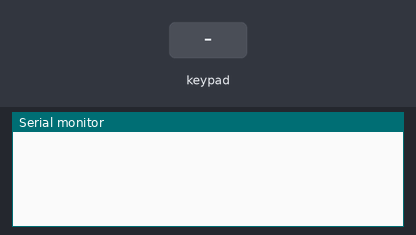
Simulated run of this sketch. Board: Arduino Uno, built with avr-gcc and run on an emulated ATmega328P. Shown: the last lines printed to the serial monitor. The test bench sets the inputs (shaded band).

Above: at 1.2 s.
1.3 s: key '1' pressed
At 2.4 s:
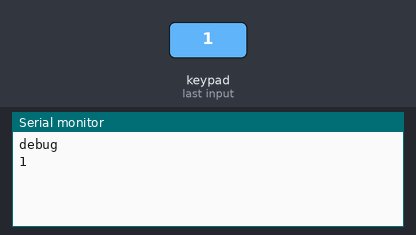
2.8 s: keypad keys 5 4 3 2 # pressed 0.4 s apart
At 4.7 s:
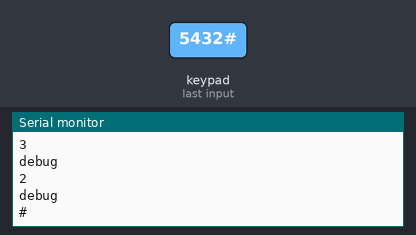
6.3 s: key 'A' pressed
At 7.1 s:
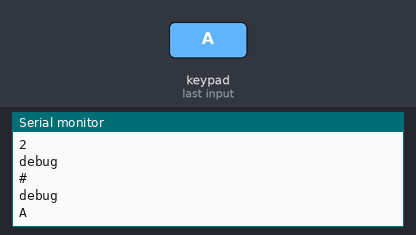
7.8 s: keypad keys 9 8 7 6 D pressed 0.4 s apart
At 10.7 s:
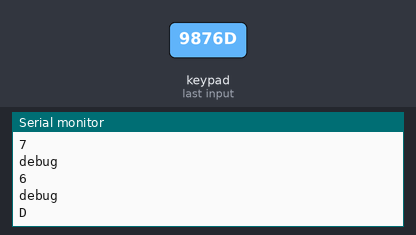
11.3 s: keypad keys 9 8 7 6 * pressed 0.4 s apart
At 13.5 s:
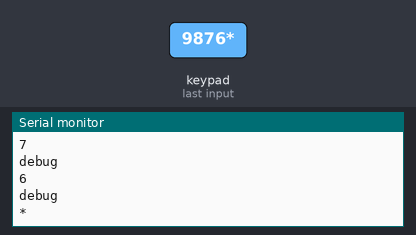
Timing chart, 0 to 15.0 s (numbered marks = the images above; inputs shaded):
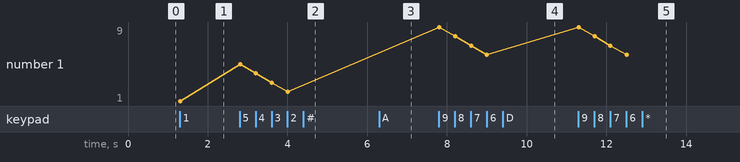

Measured:
- after the input at 1.3 s, the serial monitor: prints a new line at once (image 1)
- after the input at 2.8 s, the serial monitor: prints a new line at once (image 2)
- after the input at 6.3 s, the serial monitor: prints a new line at once (image 3)
- after the input at 7.8 s, the serial monitor: prints a new line at once (image 4)
- after the input at 11.3 s, the serial monitor: prints a new line at once (image 5)
- plotted number 1: 1 → 2 after the input at 2.8 s, 2 → 6 after the input at 7.8 s

The sketch:

keypad_passcode_original.ino
```cpp
/* @file HelloKeypad.pde
|| @version 1.0
|| @author Alexander Brevig
|| @contact alexanderbrevig@gmail.com
||
|| @description
|| | Demonstrates the simplest use of the matrix Keypad library.
|| #
*/
#include <Keypad.h>

const byte ROWS = 4; //four rows
const byte COLS = 4; //four columns
char keys[ROWS][COLS] = {
  {'1','2','3','A'},
  {'4','5','6','B'},
  {'7','8','9','C'},
  {'*','0','#','D'}
};

byte rowPins[ROWS] = {5, 4, 3, 2}; //connect to the row pinouts of the keypad
byte colPins[COLS] = {9, 8, 7, 6}; //connect to the column pinouts of the keypad

Keypad keypad = Keypad( makeKeymap(keys), rowPins, colPins, ROWS, COLS );

char key;

void setup(){
  Serial.begin(115200);
}

void loop(){
  while (key == NO_KEY) key = keypad.getKey();
  Serial.print("\ndebug\n");
  if (key){
    Serial.println(key);
    key = NO_KEY;
  }
}
```
